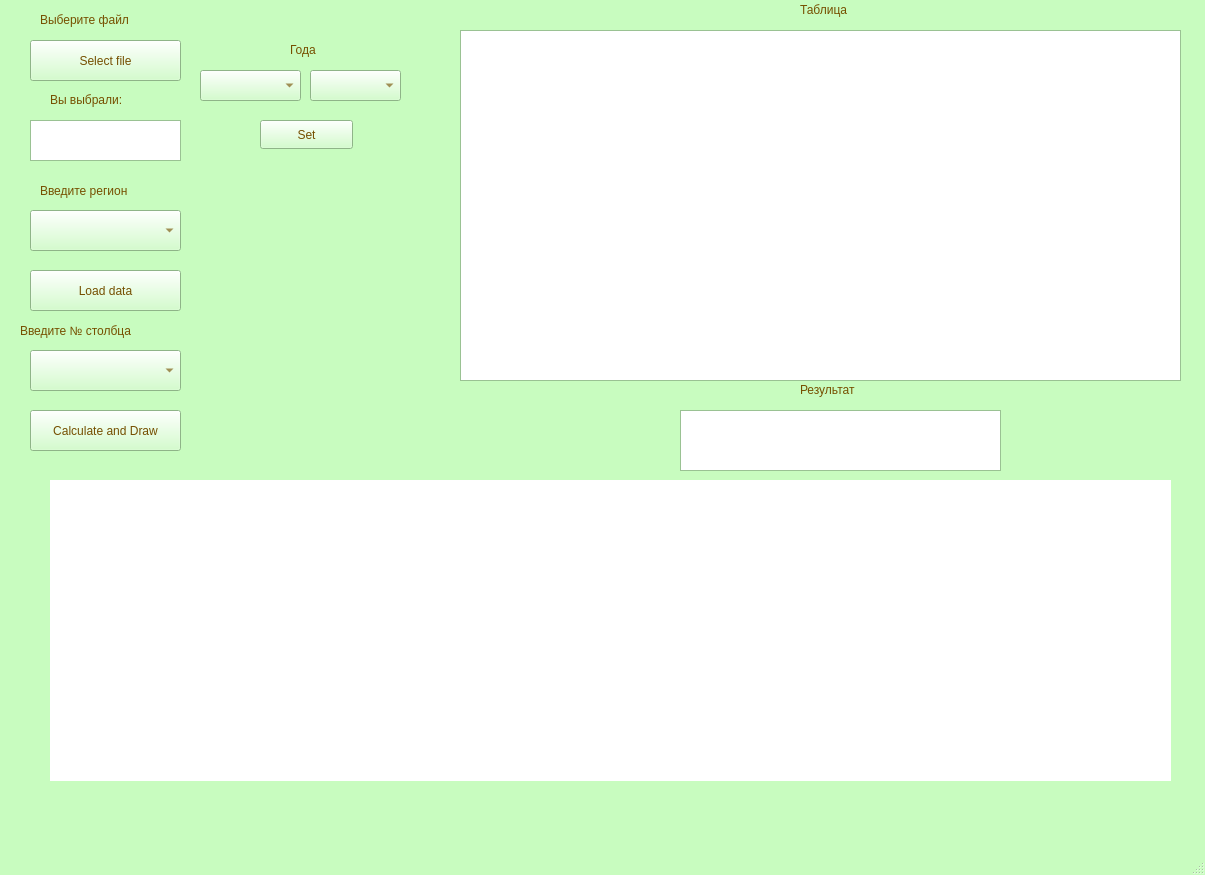
<?xml version="1.0" encoding="UTF-8"?>
<ui version="4.0">
 <class>MainWindow</class>
 <widget class="QMainWindow" name="MainWindow">
  <property name="geometry">
   <rect>
    <x>0</x>
    <y>0</y>
    <width>1205</width>
    <height>875</height>
   </rect>
  </property>
  <property name="palette">
   <palette>
    <active>
     <colorrole role="WindowText">
      <brush brushstyle="SolidPattern">
       <color alpha="255">
        <red>118</red>
        <green>79</green>
        <blue>0</blue>
       </color>
      </brush>
     </colorrole>
     <colorrole role="Button">
      <brush brushstyle="SolidPattern">
       <color alpha="255">
        <red>200</red>
        <green>252</green>
        <blue>191</blue>
       </color>
      </brush>
     </colorrole>
     <colorrole role="Light">
      <brush brushstyle="SolidPattern">
       <color alpha="255">
        <red>255</red>
        <green>255</green>
        <blue>255</blue>
       </color>
      </brush>
     </colorrole>
     <colorrole role="Midlight">
      <brush brushstyle="SolidPattern">
       <color alpha="255">
        <red>227</red>
        <green>253</green>
        <blue>223</blue>
       </color>
      </brush>
     </colorrole>
     <colorrole role="Dark">
      <brush brushstyle="SolidPattern">
       <color alpha="255">
        <red>100</red>
        <green>126</green>
        <blue>95</blue>
       </color>
      </brush>
     </colorrole>
     <colorrole role="Mid">
      <brush brushstyle="SolidPattern">
       <color alpha="255">
        <red>133</red>
        <green>168</green>
        <blue>127</blue>
       </color>
      </brush>
     </colorrole>
     <colorrole role="Text">
      <brush brushstyle="SolidPattern">
       <color alpha="255">
        <red>118</red>
        <green>79</green>
        <blue>0</blue>
       </color>
      </brush>
     </colorrole>
     <colorrole role="BrightText">
      <brush brushstyle="SolidPattern">
       <color alpha="255">
        <red>255</red>
        <green>255</green>
        <blue>255</blue>
       </color>
      </brush>
     </colorrole>
     <colorrole role="ButtonText">
      <brush brushstyle="SolidPattern">
       <color alpha="255">
        <red>117</red>
        <green>78</green>
        <blue>0</blue>
       </color>
      </brush>
     </colorrole>
     <colorrole role="Base">
      <brush brushstyle="SolidPattern">
       <color alpha="255">
        <red>255</red>
        <green>255</green>
        <blue>255</blue>
       </color>
      </brush>
     </colorrole>
     <colorrole role="Window">
      <brush brushstyle="SolidPattern">
       <color alpha="255">
        <red>200</red>
        <green>252</green>
        <blue>191</blue>
       </color>
      </brush>
     </colorrole>
     <colorrole role="Shadow">
      <brush brushstyle="SolidPattern">
       <color alpha="255">
        <red>0</red>
        <green>0</green>
        <blue>0</blue>
       </color>
      </brush>
     </colorrole>
     <colorrole role="Highlight">
      <brush brushstyle="SolidPattern">
       <color alpha="255">
        <red>215</red>
        <green>164</green>
        <blue>45</blue>
       </color>
      </brush>
     </colorrole>
     <colorrole role="Link">
      <brush brushstyle="SolidPattern">
       <color alpha="255">
        <red>202</red>
        <green>154</green>
        <blue>42</blue>
       </color>
      </brush>
     </colorrole>
     <colorrole role="LinkVisited">
      <brush brushstyle="SolidPattern">
       <color alpha="255">
        <red>131</red>
        <green>100</green>
        <blue>28</blue>
       </color>
      </brush>
     </colorrole>
     <colorrole role="AlternateBase">
      <brush brushstyle="SolidPattern">
       <color alpha="255">
        <red>227</red>
        <green>253</green>
        <blue>223</blue>
       </color>
      </brush>
     </colorrole>
     <colorrole role="ToolTipBase">
      <brush brushstyle="SolidPattern">
       <color alpha="255">
        <red>255</red>
        <green>255</green>
        <blue>220</blue>
       </color>
      </brush>
     </colorrole>
     <colorrole role="ToolTipText">
      <brush brushstyle="SolidPattern">
       <color alpha="255">
        <red>0</red>
        <green>0</green>
        <blue>0</blue>
       </color>
      </brush>
     </colorrole>
     <colorrole role="PlaceholderText">
      <brush brushstyle="SolidPattern">
       <color alpha="127">
        <red>0</red>
        <green>0</green>
        <blue>0</blue>
       </color>
      </brush>
     </colorrole>
     <colorrole role="Accent">
      <brush brushstyle="SolidPattern">
       <color alpha="255">
        <red>255</red>
        <green>255</green>
        <blue>255</blue>
       </color>
      </brush>
     </colorrole>
    </active>
    <inactive>
     <colorrole role="WindowText">
      <brush brushstyle="SolidPattern">
       <color alpha="255">
        <red>118</red>
        <green>79</green>
        <blue>0</blue>
       </color>
      </brush>
     </colorrole>
     <colorrole role="Button">
      <brush brushstyle="SolidPattern">
       <color alpha="255">
        <red>200</red>
        <green>252</green>
        <blue>191</blue>
       </color>
      </brush>
     </colorrole>
     <colorrole role="Light">
      <brush brushstyle="SolidPattern">
       <color alpha="255">
        <red>255</red>
        <green>255</green>
        <blue>255</blue>
       </color>
      </brush>
     </colorrole>
     <colorrole role="Midlight">
      <brush brushstyle="SolidPattern">
       <color alpha="255">
        <red>227</red>
        <green>253</green>
        <blue>223</blue>
       </color>
      </brush>
     </colorrole>
     <colorrole role="Dark">
      <brush brushstyle="SolidPattern">
       <color alpha="255">
        <red>100</red>
        <green>126</green>
        <blue>95</blue>
       </color>
      </brush>
     </colorrole>
     <colorrole role="Mid">
      <brush brushstyle="SolidPattern">
       <color alpha="255">
        <red>133</red>
        <green>168</green>
        <blue>127</blue>
       </color>
      </brush>
     </colorrole>
     <colorrole role="Text">
      <brush brushstyle="SolidPattern">
       <color alpha="255">
        <red>118</red>
        <green>79</green>
        <blue>0</blue>
       </color>
      </brush>
     </colorrole>
     <colorrole role="BrightText">
      <brush brushstyle="SolidPattern">
       <color alpha="255">
        <red>255</red>
        <green>255</green>
        <blue>255</blue>
       </color>
      </brush>
     </colorrole>
     <colorrole role="ButtonText">
      <brush brushstyle="SolidPattern">
       <color alpha="255">
        <red>117</red>
        <green>78</green>
        <blue>0</blue>
       </color>
      </brush>
     </colorrole>
     <colorrole role="Base">
      <brush brushstyle="SolidPattern">
       <color alpha="255">
        <red>255</red>
        <green>255</green>
        <blue>255</blue>
       </color>
      </brush>
     </colorrole>
     <colorrole role="Window">
      <brush brushstyle="SolidPattern">
       <color alpha="255">
        <red>200</red>
        <green>252</green>
        <blue>191</blue>
       </color>
      </brush>
     </colorrole>
     <colorrole role="Shadow">
      <brush brushstyle="SolidPattern">
       <color alpha="255">
        <red>0</red>
        <green>0</green>
        <blue>0</blue>
       </color>
      </brush>
     </colorrole>
     <colorrole role="Highlight">
      <brush brushstyle="SolidPattern">
       <color alpha="255">
        <red>215</red>
        <green>164</green>
        <blue>45</blue>
       </color>
      </brush>
     </colorrole>
     <colorrole role="Link">
      <brush brushstyle="SolidPattern">
       <color alpha="255">
        <red>202</red>
        <green>154</green>
        <blue>42</blue>
       </color>
      </brush>
     </colorrole>
     <colorrole role="LinkVisited">
      <brush brushstyle="SolidPattern">
       <color alpha="255">
        <red>131</red>
        <green>100</green>
        <blue>28</blue>
       </color>
      </brush>
     </colorrole>
     <colorrole role="AlternateBase">
      <brush brushstyle="SolidPattern">
       <color alpha="255">
        <red>227</red>
        <green>253</green>
        <blue>223</blue>
       </color>
      </brush>
     </colorrole>
     <colorrole role="ToolTipBase">
      <brush brushstyle="SolidPattern">
       <color alpha="255">
        <red>255</red>
        <green>255</green>
        <blue>220</blue>
       </color>
      </brush>
     </colorrole>
     <colorrole role="ToolTipText">
      <brush brushstyle="SolidPattern">
       <color alpha="255">
        <red>0</red>
        <green>0</green>
        <blue>0</blue>
       </color>
      </brush>
     </colorrole>
     <colorrole role="PlaceholderText">
      <brush brushstyle="SolidPattern">
       <color alpha="127">
        <red>0</red>
        <green>0</green>
        <blue>0</blue>
       </color>
      </brush>
     </colorrole>
     <colorrole role="Accent">
      <brush brushstyle="SolidPattern">
       <color alpha="255">
        <red>255</red>
        <green>255</green>
        <blue>255</blue>
       </color>
      </brush>
     </colorrole>
    </inactive>
    <disabled>
     <colorrole role="WindowText">
      <brush brushstyle="SolidPattern">
       <color alpha="255">
        <red>100</red>
        <green>126</green>
        <blue>95</blue>
       </color>
      </brush>
     </colorrole>
     <colorrole role="Button">
      <brush brushstyle="SolidPattern">
       <color alpha="255">
        <red>200</red>
        <green>252</green>
        <blue>191</blue>
       </color>
      </brush>
     </colorrole>
     <colorrole role="Light">
      <brush brushstyle="SolidPattern">
       <color alpha="255">
        <red>255</red>
        <green>255</green>
        <blue>255</blue>
       </color>
      </brush>
     </colorrole>
     <colorrole role="Midlight">
      <brush brushstyle="SolidPattern">
       <color alpha="255">
        <red>227</red>
        <green>253</green>
        <blue>223</blue>
       </color>
      </brush>
     </colorrole>
     <colorrole role="Dark">
      <brush brushstyle="SolidPattern">
       <color alpha="255">
        <red>100</red>
        <green>126</green>
        <blue>95</blue>
       </color>
      </brush>
     </colorrole>
     <colorrole role="Mid">
      <brush brushstyle="SolidPattern">
       <color alpha="255">
        <red>133</red>
        <green>168</green>
        <blue>127</blue>
       </color>
      </brush>
     </colorrole>
     <colorrole role="Text">
      <brush brushstyle="SolidPattern">
       <color alpha="255">
        <red>100</red>
        <green>126</green>
        <blue>95</blue>
       </color>
      </brush>
     </colorrole>
     <colorrole role="BrightText">
      <brush brushstyle="SolidPattern">
       <color alpha="255">
        <red>255</red>
        <green>255</green>
        <blue>255</blue>
       </color>
      </brush>
     </colorrole>
     <colorrole role="ButtonText">
      <brush brushstyle="SolidPattern">
       <color alpha="255">
        <red>100</red>
        <green>126</green>
        <blue>95</blue>
       </color>
      </brush>
     </colorrole>
     <colorrole role="Base">
      <brush brushstyle="SolidPattern">
       <color alpha="255">
        <red>200</red>
        <green>252</green>
        <blue>191</blue>
       </color>
      </brush>
     </colorrole>
     <colorrole role="Window">
      <brush brushstyle="SolidPattern">
       <color alpha="255">
        <red>200</red>
        <green>252</green>
        <blue>191</blue>
       </color>
      </brush>
     </colorrole>
     <colorrole role="Shadow">
      <brush brushstyle="SolidPattern">
       <color alpha="255">
        <red>0</red>
        <green>0</green>
        <blue>0</blue>
       </color>
      </brush>
     </colorrole>
     <colorrole role="Link">
      <brush brushstyle="SolidPattern">
       <color alpha="255">
        <red>202</red>
        <green>154</green>
        <blue>42</blue>
       </color>
      </brush>
     </colorrole>
     <colorrole role="LinkVisited">
      <brush brushstyle="SolidPattern">
       <color alpha="255">
        <red>131</red>
        <green>100</green>
        <blue>28</blue>
       </color>
      </brush>
     </colorrole>
     <colorrole role="AlternateBase">
      <brush brushstyle="SolidPattern">
       <color alpha="255">
        <red>200</red>
        <green>252</green>
        <blue>191</blue>
       </color>
      </brush>
     </colorrole>
     <colorrole role="ToolTipBase">
      <brush brushstyle="SolidPattern">
       <color alpha="255">
        <red>255</red>
        <green>255</green>
        <blue>220</blue>
       </color>
      </brush>
     </colorrole>
     <colorrole role="ToolTipText">
      <brush brushstyle="SolidPattern">
       <color alpha="255">
        <red>0</red>
        <green>0</green>
        <blue>0</blue>
       </color>
      </brush>
     </colorrole>
     <colorrole role="PlaceholderText">
      <brush brushstyle="SolidPattern">
       <color alpha="127">
        <red>100</red>
        <green>126</green>
        <blue>95</blue>
       </color>
      </brush>
     </colorrole>
     <colorrole role="Accent">
      <brush brushstyle="SolidPattern">
       <color alpha="255">
        <red>255</red>
        <green>255</green>
        <blue>255</blue>
       </color>
      </brush>
     </colorrole>
    </disabled>
   </palette>
  </property>
  <property name="windowTitle">
   <string>MainWindow</string>
  </property>
  <widget class="QWidget" name="centralwidget">
   <widget class="QPushButton" name="loadData">
    <property name="geometry">
     <rect>
      <x>30</x>
      <y>270</y>
      <width>151</width>
      <height>41</height>
     </rect>
    </property>
    <property name="text">
     <string>Load data</string>
    </property>
   </widget>
   <widget class="QTextBrowser" name="fileName">
    <property name="geometry">
     <rect>
      <x>30</x>
      <y>120</y>
      <width>151</width>
      <height>41</height>
     </rect>
    </property>
   </widget>
   <widget class="QLabel" name="label_3">
    <property name="geometry">
     <rect>
      <x>40</x>
      <y>180</y>
      <width>141</width>
      <height>21</height>
     </rect>
    </property>
    <property name="text">
     <string>Введите регион</string>
    </property>
   </widget>
   <widget class="QLabel" name="label_5">
    <property name="geometry">
     <rect>
      <x>800</x>
      <y>0</y>
      <width>71</width>
      <height>20</height>
     </rect>
    </property>
    <property name="text">
     <string>Таблица</string>
    </property>
   </widget>
   <widget class="QTableWidget" name="tableWidget">
    <property name="geometry">
     <rect>
      <x>460</x>
      <y>30</y>
      <width>721</width>
      <height>351</height>
     </rect>
    </property>
   </widget>
   <widget class="QLabel" name="label">
    <property name="geometry">
     <rect>
      <x>40</x>
      <y>10</y>
      <width>141</width>
      <height>20</height>
     </rect>
    </property>
    <property name="text">
     <string>Выберите файл</string>
    </property>
   </widget>
   <widget class="QLabel" name="label_2">
    <property name="geometry">
     <rect>
      <x>50</x>
      <y>90</y>
      <width>101</width>
      <height>20</height>
     </rect>
    </property>
    <property name="text">
     <string>Вы выбрали:</string>
    </property>
   </widget>
   <widget class="QPushButton" name="selectFile">
    <property name="geometry">
     <rect>
      <x>30</x>
      <y>40</y>
      <width>151</width>
      <height>41</height>
     </rect>
    </property>
    <property name="text">
     <string>Select file</string>
    </property>
   </widget>
   <widget class="QPushButton" name="calculateAndDraw">
    <property name="geometry">
     <rect>
      <x>30</x>
      <y>410</y>
      <width>151</width>
      <height>41</height>
     </rect>
    </property>
    <property name="text">
     <string>Calculate and Draw</string>
    </property>
   </widget>
   <widget class="QLabel" name="label_4">
    <property name="geometry">
     <rect>
      <x>20</x>
      <y>320</y>
      <width>171</width>
      <height>21</height>
     </rect>
    </property>
    <property name="text">
     <string>Введите № столбца</string>
    </property>
   </widget>
   <widget class="QTableWidget" name="outputMetrics">
    <property name="geometry">
     <rect>
      <x>680</x>
      <y>410</y>
      <width>321</width>
      <height>61</height>
     </rect>
    </property>
   </widget>
   <widget class="QLabel" name="label_6">
    <property name="geometry">
     <rect>
      <x>800</x>
      <y>380</y>
      <width>81</width>
      <height>20</height>
     </rect>
    </property>
    <property name="text">
     <string>Результат</string>
    </property>
   </widget>
   <widget class="QWidget" name="graphWidget" native="true">
    <property name="geometry">
     <rect>
      <x>50</x>
      <y>480</y>
      <width>1121</width>
      <height>301</height>
     </rect>
    </property>
    <property name="styleSheet">
     <string notr="true">background-color: rgb(255, 255, 255);</string>
    </property>
    <widget class="QWidget" name="verticalLayoutWidget">
     <property name="geometry">
      <rect>
       <x>0</x>
       <y>0</y>
       <width>1121</width>
       <height>301</height>
      </rect>
     </property>
     <layout class="QVBoxLayout" name="verticalLayout"/>
    </widget>
   </widget>
   <widget class="QPushButton" name="applyFilterYears">
    <property name="geometry">
     <rect>
      <x>260</x>
      <y>120</y>
      <width>93</width>
      <height>29</height>
     </rect>
    </property>
    <property name="text">
     <string>Set</string>
    </property>
   </widget>
   <widget class="QComboBox" name="region">
    <property name="geometry">
     <rect>
      <x>30</x>
      <y>210</y>
      <width>151</width>
      <height>41</height>
     </rect>
    </property>
   </widget>
   <widget class="QComboBox" name="numberOfCol">
    <property name="geometry">
     <rect>
      <x>30</x>
      <y>350</y>
      <width>151</width>
      <height>41</height>
     </rect>
    </property>
   </widget>
   <widget class="QComboBox" name="minYear">
    <property name="geometry">
     <rect>
      <x>200</x>
      <y>70</y>
      <width>101</width>
      <height>31</height>
     </rect>
    </property>
   </widget>
   <widget class="QComboBox" name="maxYear">
    <property name="geometry">
     <rect>
      <x>310</x>
      <y>70</y>
      <width>91</width>
      <height>31</height>
     </rect>
    </property>
   </widget>
   <widget class="QLabel" name="label_7">
    <property name="geometry">
     <rect>
      <x>290</x>
      <y>40</y>
      <width>41</width>
      <height>20</height>
     </rect>
    </property>
    <property name="text">
     <string>Года</string>
    </property>
   </widget>
  </widget>
  <widget class="QMenuBar" name="menubar">
   <property name="geometry">
    <rect>
     <x>0</x>
     <y>0</y>
     <width>1205</width>
     <height>26</height>
    </rect>
   </property>
  </widget>
  <widget class="QStatusBar" name="statusbar"/>
 </widget>
 <resources/>
 <connections/>
</ui>
